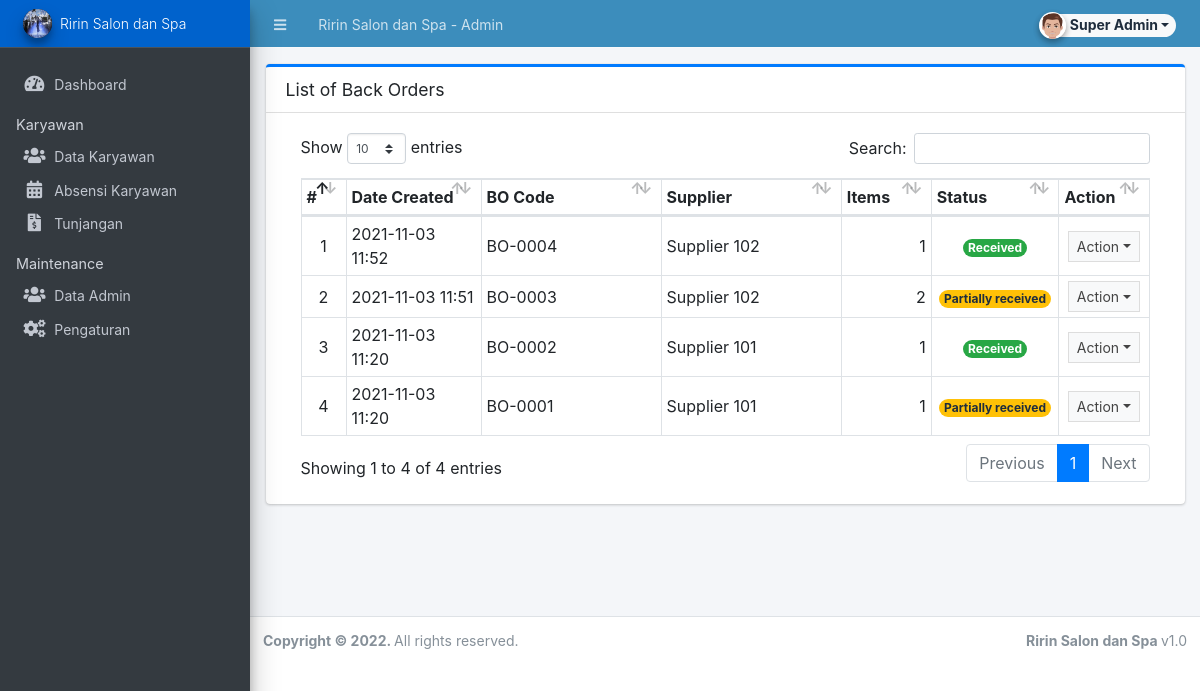
The page /admin/?page=back_order (signed in) on the database its author committed.
### tables this page shows
CREATE TABLE `back_order_list` (
  `id` int(30) NOT NULL AUTO_INCREMENT,
  `receiving_id` int(30) NOT NULL,
  `po_id` int(30) NOT NULL,
  `bo_code` varchar(50) NOT NULL,
  `supplier_id` int(30) NOT NULL,
  `amount` float NOT NULL,
  `discount_perc` float NOT NULL DEFAULT '0',
  `discount` float NOT NULL DEFAULT '0',
  `tax_perc` float NOT NULL DEFAULT '0',
  `tax` float NOT NULL DEFAULT '0',
  `remarks` text,
  `status` tinyint(4) NOT NULL DEFAULT '0' COMMENT '0 = pending, 1 = partially received, 2 =received',
  `date_created` datetime NOT NULL DEFAULT CURRENT_TIMESTAMP,
  `date_updated` datetime NOT NULL DEFAULT CURRENT_TIMESTAMP ON UPDATE CURRENT_TIMESTAMP,
  PRIMARY KEY (`id`),
  KEY `supplier_id` (`supplier_id`),
  KEY `po_id` (`po_id`),
  KEY `receiving_id` (`receiving_id`),
  CONSTRAINT `back_order_list_ibfk_1` FOREIGN KEY (`supplier_id`) REFERENCES `supplier_list` (`id`) ON DELETE CASCADE,
  CONSTRAINT `back_order_list_ibfk_2` FOREIGN KEY (`po_id`) REFERENCES `purchase_order_list` (`id`) ON DELETE CASCADE,
  CONSTRAINT `back_order_list_ibfk_3` FOREIGN KEY (`receiving_id`) REFERENCES `receiving_list` (`id`) ON DELETE CASCADE
);

CREATE TABLE `supplier_list` (
  `id` int(30) NOT NULL AUTO_INCREMENT,
  `name` text NOT NULL,
  `address` text NOT NULL,
  `cperson` text NOT NULL,
  `contact` text NOT NULL,
  `status` tinyint(1) NOT NULL DEFAULT '1',
  `date_created` datetime NOT NULL DEFAULT CURRENT_TIMESTAMP,
  `date_updated` datetime NOT NULL DEFAULT CURRENT_TIMESTAMP ON UPDATE CURRENT_TIMESTAMP,
  PRIMARY KEY (`id`)
);

### admin/back_order/index.php (the view, shortened to what this page needs)
<div class="card card-outline card-primary">
	<div class="card-header">
		<h3 class="card-title">List of Back Orders</h3>
	</div>
	<div class="card-body">
		<div class="container-fluid">
        <div class="container-fluid">
			<table class="table table-bordered table-stripped">
                    <colgroup>
                        <col width="5%">
                        <col width="15%">
                        <col width="20%">
                        <col width="20%">
                        <col width="10%">
                        <col width="10%">
                        <col width="10%">
                    </colgroup>
                    <thead>
                        <tr>
                            <th>#</th>
                            <th>Date Created</th>
                            <th>BO Code</th>
                            <th>Supplier</th>
                            <th>Items</th>
                            <th>Status</th>
                            <th>Action</th>
                        </tr>
                    </thead>
                    <tbody>
                        <?php
                        $i = 1;
                        $qry = $conn->query("SELECT p.*, s.name as supplier FROM `back_order_list` p inner join supplier_list s on p.supplier_id = s.id order by p.`date_created` desc");
                        while($row = $qry->fetch_assoc()):
                            $row['items'] = $conn->query("SELECT count(item_id) as `items` FROM `bo_items` where bo_id = '{$row['id']}' ")->fetch_assoc()['items'];
                        ?>
                            <tr>
                                <td class="text-center"><?php echo $i++; ?></td>
                                <td><?php echo date("Y-m-d H:i",strtotime($row['date_created'])) ?></td>
                                <td><?php echo $row['bo_code'] ?></td>
                                <td><?php echo $row['supplier'] ?></td>
                                <td class="text-right"><?php echo number_format($row['items']) ?></td>
                                <td class="text-center">
                                    <?php if($row['status'] == 0): ?>
                                        <span class="badge badge-primary rounded-pill">Pending</span>
                                    <?php elseif($row['status'] == 1): ?>
                                        <span class="badge badge-warning rounded-pill">Partially received</span>
                                        <?php elseif($row['status'] == 2): ?>
                                        <span class="badge badge-success rounded-pill">Received</span>
                                    <?php else: ?>
                                        <span class="badge badge-danger rounded-pill">N/A</span>
                                    <?php endif; ?>
                                </td>
                                <td align="center">
                                    <button type="button" class="btn btn-flat btn-default btn-sm dropdown-toggle dropdown-icon" data-toggle="dropdown">
                                            Action
                                    </button>
                                </td>
                            </tr>
                        <?php endwhile; ?>
                    </tbody>
                </table>
		</div>
		</div>
	</div>
</div>

### rows shown on the page
back_order_list: date_created "2021-11-03 11:52", bo_code "BO-0004", supplier.name "Supplier 102", items "1", status "Received"
back_order_list: date_created "2021-11-03 11:51", bo_code "BO-0003", supplier.name "Supplier 102", items "2", status "Partially received"
back_order_list: date_created "2021-11-03 11:20", bo_code "BO-0002", supplier.name "Supplier 101", items "1", status "Received"
back_order_list: date_created "2021-11-03 11:20", bo_code "BO-0001", supplier.name "Supplier 101", items "1", status "Partially received"

### other values the page prints
$_settings->info('name') "Ririn Salon dan Spa"
$_settings->userdata('nama') "Super Admin"
$_settings->info('short_name') "Ririn Salon dan Spa"
